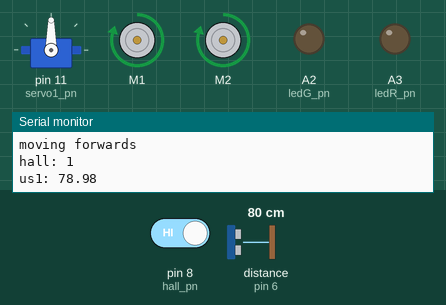
Simulated run of this sketch. Board: Arduino Uno, built with avr-gcc and run on an emulated ATmega328P. Shown: servo, 2 × DC motor (green arrow = forward, orange = backward, longer = faster), output pins drawn as LEDs (lit = HIGH), the last lines printed to the serial monitor. Wiring (inferred from the names in the program): ultrasonic range finder: trigger pin 7; echo pin 6. The test bench sets the inputs (shaded band); at power-on: distance to the obstacle (sensor on pin 6) 80 cm, pin 8 (hall_pn) HIGH. The echo pulse lasts 58.3 µs per cm; pins used as bus, display or sensor lines are not drawn.

Above: at 1.2 s.
1.3 s: distance to the obstacle (sensor on pin 6) set to 4 cm
4.3 s: distance to the obstacle (sensor on pin 6) set to 2 cm
At 5.1 s:
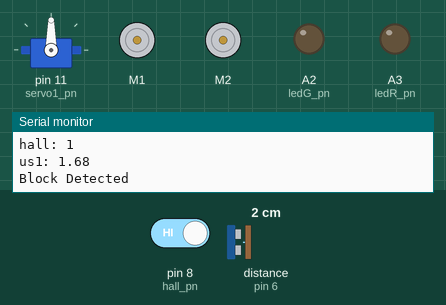
At 5.9 s:
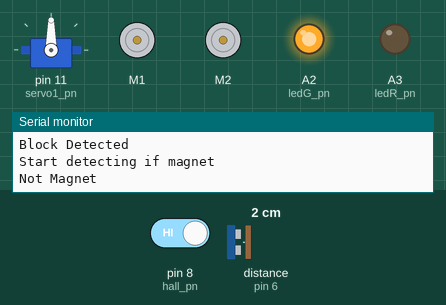
9.8 s: pin 8 (hall_pn) driven LOW
At 13.7 s:
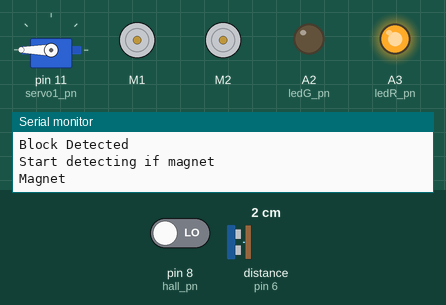
Timing chart, 0 to 18.8 s (numbered marks = the images above; inputs shaded):
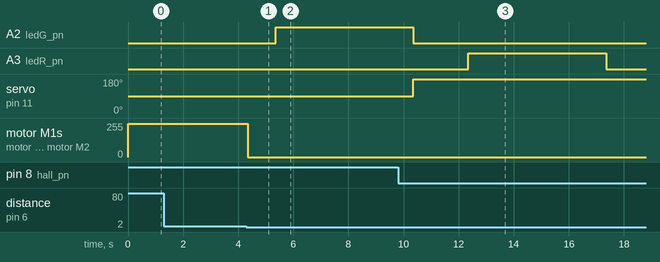

Measured:
- the behaviour switches between 3 and 2 cm on distance to the obstacle (sensor on pin 6) (found by bisection; images 0 and 1)
- after the input at 4.3 s, A2 (ledG_pn): LOW → HIGH after 1.1 s; motor M1, motor M2: forward 250/255 → stopped at once
- after the input at 9.8 s, A2 (ledG_pn): goes on until 10.4 s, then stays LOW; A3 (ledR_pn): LOW → HIGH after 2.6 s, → LOW 5.0 s later

The sketch:

blk_fns_tets.ino
```cpp
#include <Wire.h>
#include <Adafruit_MotorShield.h>
#include "utility/Adafruit_MS_PWMServoDriver.h"
#include <Servo.h>

/* setup the motor and create the DC motor object*/
Adafruit_MotorShield AFMS = Adafruit_MotorShield(); // Create the Adafruit_MotorShield object
Adafruit_DCMotor *Rwheel = AFMS.getMotor(1);        // RIHGT
Adafruit_DCMotor *Lwheel = AFMS.getMotor(2);        // LEFT
int motor_speed = 250;
int duration_steer = 2000; // require testing to determine value
Servo servo_claw;


// Pins Set-up:
//Analog:
#define ledG_pn A2
#define ledR_pn A3  //use analog as digital output to light up leds

//Digital:

const int l0_pn = 2; //left
const int l1_pn = 3; //right
const int l2_pn = 4; //far right (for juntion counting)
const int button_pn = 5;

//us1: on the front
const int us1E_pn = 6; // yellow wire
const int us1T_pn = 7; // green wire
const int hall_pn = 8;

const int ledA_pn = 10;
const int servo1_pn = 11;

//us2: on the left
const int us2E_pn = 12;
const int us2T_pn = 13;


//flags
bool flag_onoff;
bool flag_started;
char flag_nav;
bool flag_blk;
bool flag_magnet;

// sensor readings
bool hall;
float us1_distance;

int box_intend;
int box_pass;


// button debounce variables
byte lastButtonState = LOW;
unsigned long debounceDuration = 50; // millis
unsigned long lastTimeButtonStateChanged = 0;


void setup() {
  Serial.begin(9600);
  pinMode(button_pn, INPUT);
  pinMode(hall_pn, INPUT);
  pinMode(us1E_pn, INPUT);
  pinMode(us1T_pn, OUTPUT);
  pinMode(ledG_pn, OUTPUT);
  pinMode(ledR_pn, OUTPUT);
  pinMode(servo1_pn, OUTPUT);
  AFMS.begin(); // Connect to the motor controller
  servo_claw.attach(servo1_pn);  // connect to servo
}

void loop() {
  hall = digitalRead(hall_pn);
  Serial.print("hall: ");
  Serial.println(hall);
  us1_measure();
  Serial.print("us1: ");
  Serial.println(us1_distance);

  if (us1_distance < 2) {
    // approach slowly until us1_distance = 2cm
    stop_move();
    Serial.println("Block Detected");
    delay(1000);
    Serial.println("Start detecting if magnet");
    /* blk function */
    if (hall == 0) {
      // magnet
      Serial.println("Magnet");
      flag_magnet = 1;
      box_intend = 3; // blk is to be delivered in the red box
      // RED LED for 5sec
      analogWrite(ledR_pn, 255);
      delay(5000);
      analogWrite(ledR_pn, 0);
    }
    else {
      // no magnet
      Serial.println("Not Magnet");
      flag_magnet = 0;
      box_intend = 1; // bl
      // Green LED for 5sec
      analogWrite(ledG_pn, 255);
      delay(5000);
      analogWrite(ledG_pn, 0);
    }

    /** claw  code */
    servo_claw.write(180); // the value here requires alibration
    delay(1000);
    flag_blk = true;
    stop_move();
    flag_onoff = false;
  }
  else //continue approach the blk when the distance is far. (>2cm)
  {
    Serial.println("moving forwards");
    move_forward();
  }

}


//functions
void us1_measure()
{
  digitalWrite(us1T_pn, LOW);
  delayMicroseconds(1);
  // Sets the trigPin HIGH (ACTIVE) for 10 microseconds
  digitalWrite(us1T_pn, HIGH);
  delayMicroseconds(10);
  digitalWrite(us1T_pn, LOW);
  // Reads the echoPin, returns the sound wave travel time in microseconds
  long us1_duration = pulseIn(us1E_pn, HIGH);
  // get distance values(*v_sound /2)
  us1_distance = us1_duration * 0.017;
}


void move_forward()
{
    flag_nav = 'F';
    Rwheel->run(FORWARD);
    Rwheel->setSpeed(motor_speed);
    Lwheel->run(FORWARD);
    Lwheel->setSpeed(motor_speed);
}


void stop_move(){
    flag_nav = 'P';
    Rwheel->run(RELEASE);
    Rwheel->setSpeed(0);
    Lwheel->run(RELEASE);
    Lwheel->setSpeed(0);
}
```
